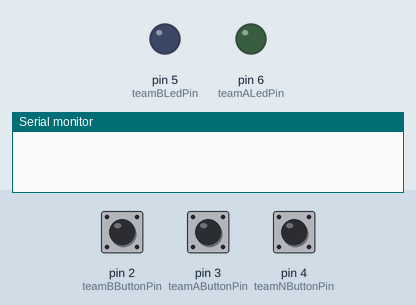
This program was run on a simulated Arduino Nano, built with avr-gcc and run on an emulated ATmega328P. Shown: output pins drawn as LEDs (lit = HIGH), the last lines printed to the serial monitor. The inputs (shaded band) are chosen by the test bench; at power-on: pin 2 (teamBButtonPin) HIGH, pin 3 (teamAButtonPin) HIGH, pin 4 (teamNButtonPin) HIGH.

Above: at 1.2 s.
1.3 s: pin 2 (teamBButtonPin) pulled LOW for 0.15 s
At 2.2 s:
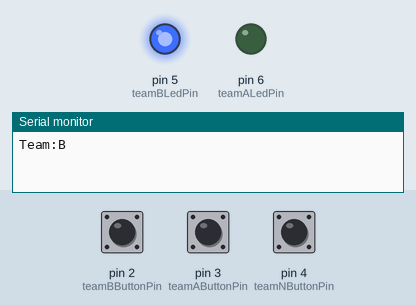
2.9 s: pin 3 (teamAButtonPin) pulled LOW for 0.15 s
At 3.4 s:
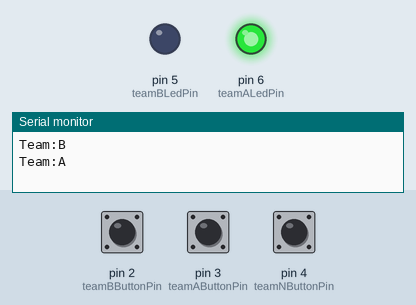
4.5 s: pin 2 (teamBButtonPin) pulled LOW for 1 s
At 5.9 s:
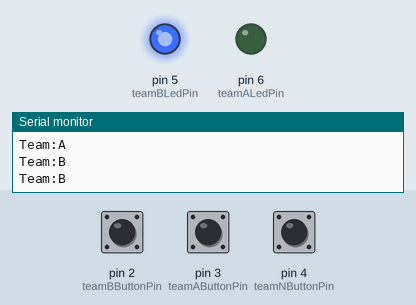
7.0 s: pin 3 (teamAButtonPin) pulled LOW for 1 s
At 7.8 s:
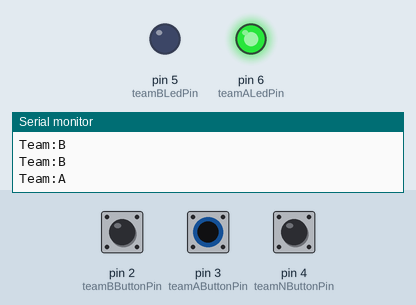
Timing chart, 0 to 10.0 s (numbered marks = the images above; inputs shaded):
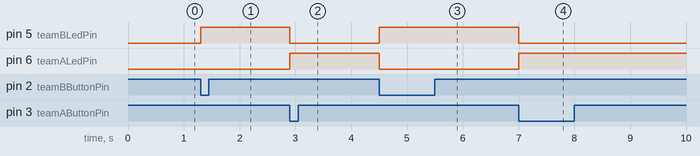

Measured:
- after the input at 1.3 s, pin 5 (teamBLedPin): LOW → HIGH at once
- after the input at 2.9 s, pin 5 (teamBLedPin): HIGH → LOW at once; pin 6 (teamALedPin): LOW → HIGH at once
- after the input at 4.5 s, pin 5 (teamBLedPin): LOW → HIGH at once; pin 6 (teamALedPin): HIGH → LOW at once
- after the input at 7.0 s, pin 5 (teamBLedPin): HIGH → LOW at once; pin 6 (teamALedPin): LOW → HIGH at once

The program:

main.cpp
```cpp
#include <Arduino.h>

const int teamAButtonPin = 3;
const int teamBButtonPin = 2;
const int teamNButtonPin = 4;

const int teamALedPin = 6;
const int teamBLedPin = 5;

unsigned long lastPrintTime = 0;
const unsigned long printInterval = 5000; // 30 seconds

String currentTeam = "";

void setup() {
  pinMode(teamAButtonPin, INPUT_PULLUP);
  pinMode(teamBButtonPin, INPUT_PULLUP);
  pinMode(teamNButtonPin, INPUT_PULLUP);

  pinMode(teamALedPin, OUTPUT);
  pinMode(teamBLedPin, OUTPUT);

  // Ensure all LEDs are off at the start
  digitalWrite(teamALedPin, LOW);
  digitalWrite(teamBLedPin, LOW);

  Serial.begin(9600);
}

void loop() {
  if (digitalRead(teamAButtonPin) == LOW) { // Team A button pressed
    if (currentTeam != "Team:A") {
      currentTeam = "Team:A";
      Serial.println("Team:A");
    }
    digitalWrite(teamALedPin, HIGH);
    digitalWrite(teamBLedPin, LOW);
  }
  else if (digitalRead(teamBButtonPin) == LOW) { // Team B button pressed
    if (currentTeam != "Team:B") {
      currentTeam = "Team:B";
      Serial.println("Team:B");
    }
    digitalWrite(teamALedPin, LOW);
    digitalWrite(teamBLedPin, HIGH);
  }
  else if (digitalRead(teamNButtonPin) == LOW) { // Neutral button pressed
    if (currentTeam != "") {
      currentTeam = "";
    }
    digitalWrite(teamALedPin, LOW);
    digitalWrite(teamBLedPin, LOW);
  }

  // Handle periodic Serial printing
  if (currentTeam != "" && millis() - lastPrintTime >= printInterval) {
    Serial.println(currentTeam);
    lastPrintTime = millis();
  }
}
```
